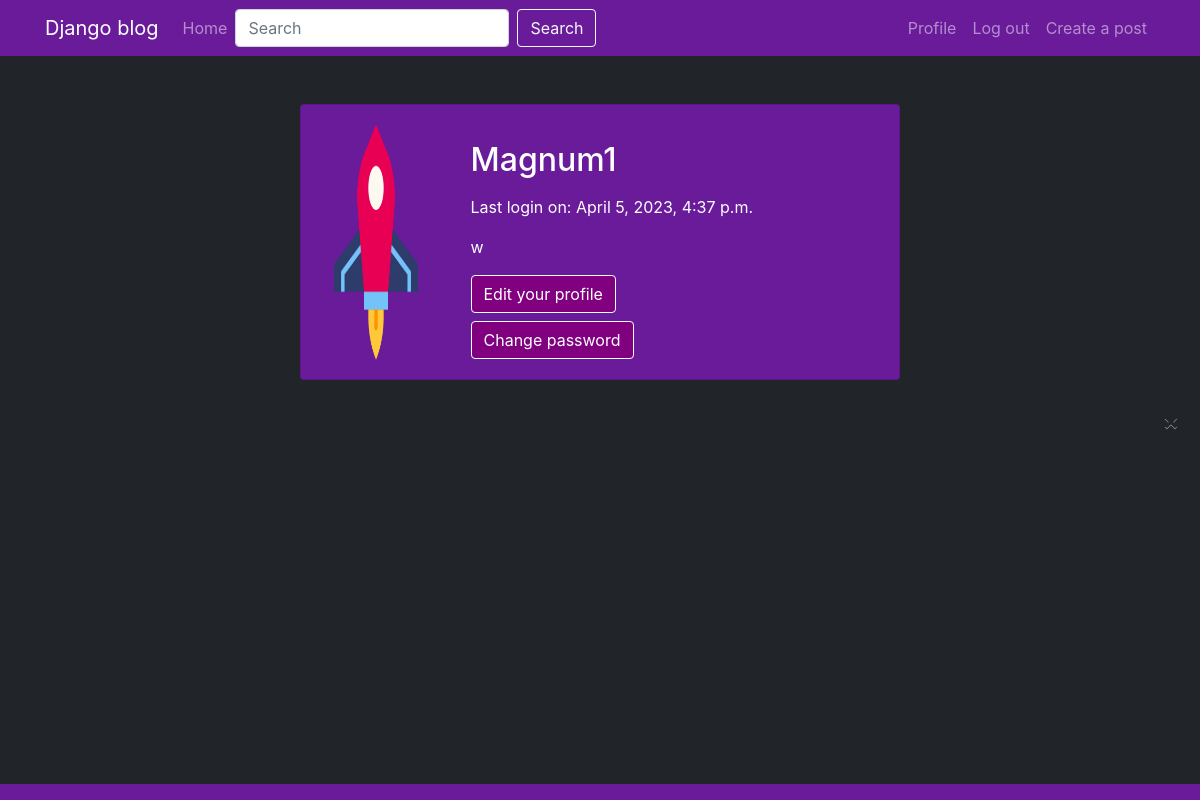
Page /users/profile/Magnum1/ (signed in) on the committed database.
### users/models.py (models this page shows, shortened)
class Profile(models.Model):
    about_me = models.TextField()
    image = models.ImageField(upload_to='profile_image', null=True, blank=True)
    user = models.OneToOneField(User, on_delete=models.CASCADE)

class User(AbstractUser):
    email = models.EmailField('email address', unique=True)
    USERNAME_FIELD = 'email'
    REQUIRED_FIELDS = ["username"]

### users/views.py (the view)
# urls.py: path('profile/<username>/', profile, name='profile'),
@login_required
def profile(request, username):
    user = get_object_or_404(User, username=username)
    profile = get_object_or_404(Profile, user=user)
    return render(request, 'users/profile.html', {'profile': profile, 'user': user})

### users/forms.py
class SearchForm(forms.Form):
    query = forms.CharField(max_length=100, widget=forms.TextInput(attrs={'placeholder': 'Search', 'class': 'form-control mr-sm-2'}))

### users/context_processors.py (called while the page is built)
def search_form(request):
    return {'search_form': SearchForm()}

### templates/users/profile.html (shortened to what this page needs)
{% extends 'base.html' %}
{% load static %}
{% block content %}
<div class="container-fluid mt-5">
  <div class="row">
    <div class="card col-lg-6 offset-lg-3 mb-3">
      <div class="row">
        {% if user.profile.image %}
        <img class="card-img-top col-sm-3 col-4 my-3" src="{{ profile.image.url }}" alt="{{ user.username }}">
        {% else %}
        <img class="card-img-top col-sm-3 col-4 my-3" src="{% static 'img/avatar.svg' %}" alt="{{ user.username }}">
        {% endif %}
        <div class="card-body col-9">
          <h2 class="card-title my-3">{{ user.username }}</h2>
          <p>Last login on: {{ user.last_login }}</p>
          <p class="card-text">{{ user.profile.about_me }}</p>
          <form action="{% url 'users:edit_profile' %}" method="get">
            <button type="submit" class="btn btn-primary" style="background-color: purple; color: white; border: 1px solid white;">Edit your profile</button>
          </form>
          <form action="{% url 'users:password_change' %}" method="get" class="mt-2" >
            <button type="submit" class="btn btn-primary" style="background-color: purple; color: white; border: 1px solid white;">Change password</button>
          </form>
        </div>
      </div>
    </div>
  </div>
</div>
{% endblock %}

### templates/base.html (style rules this page uses)
.card { background-color: #6a1b9a; color: #ffffff; }

### rows in the picture
Profile: image (picture)
User: username "Magnum1", last_login "April 5, 2023, 4:37 p.m.", profile.about_me "w"
